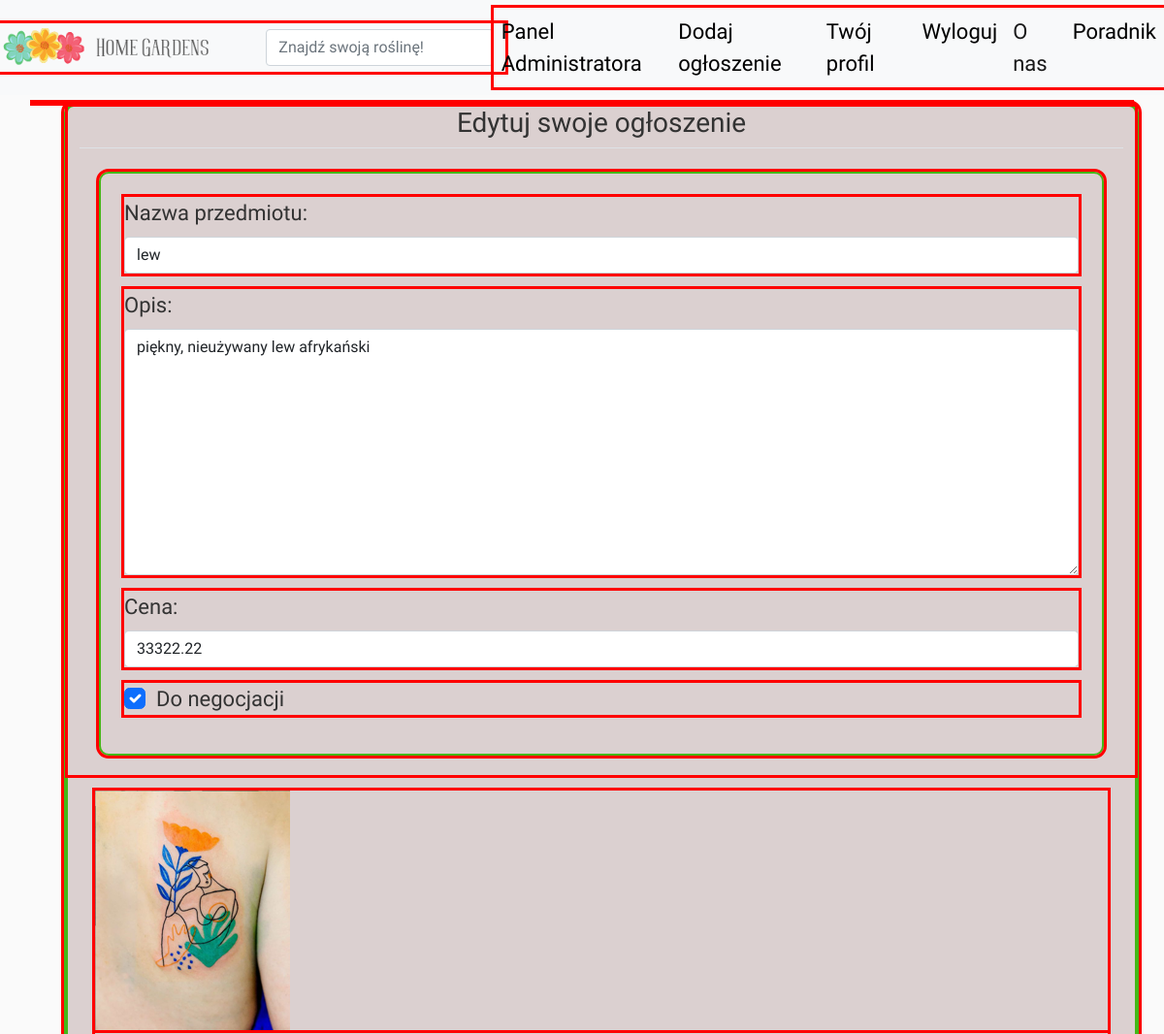
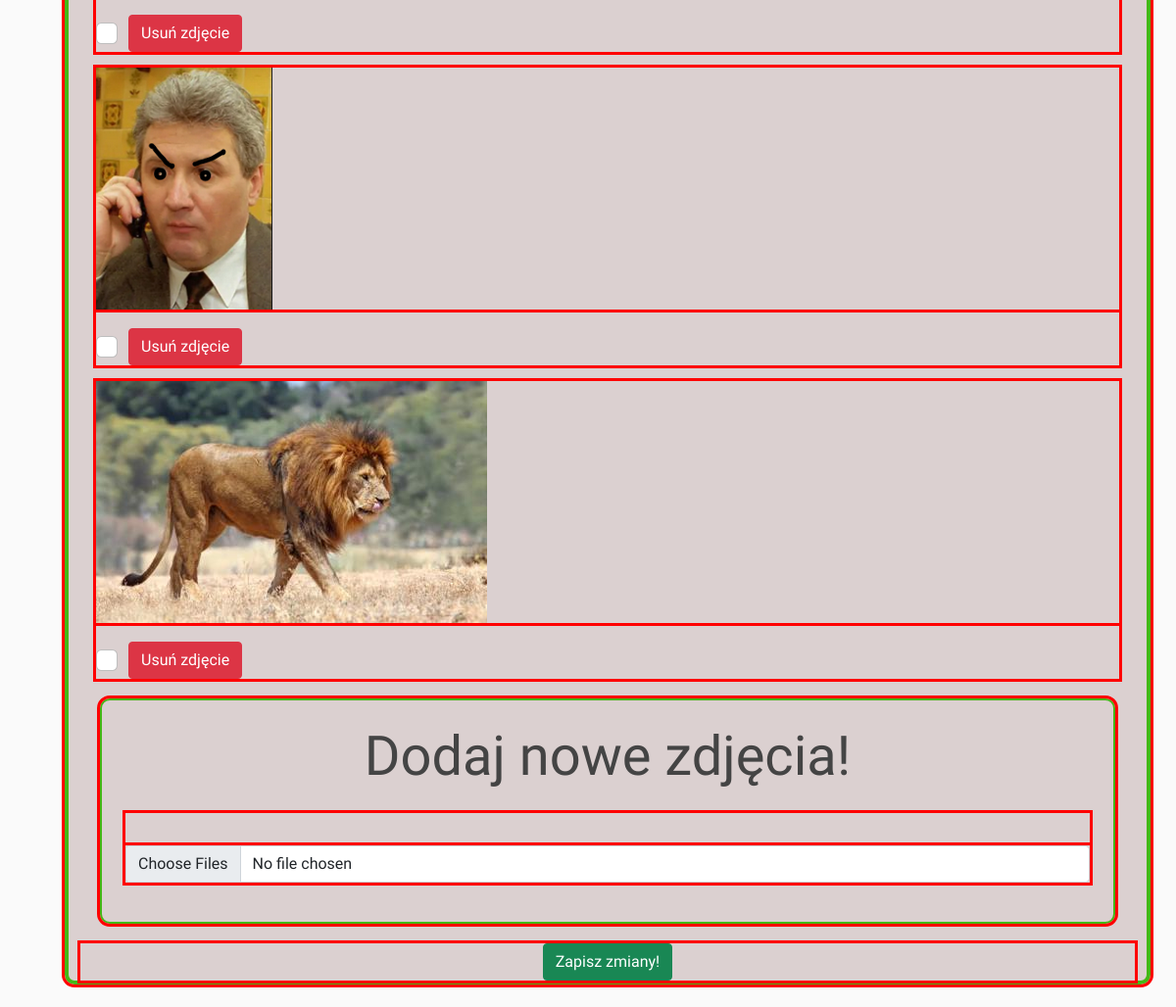
The page /offer/update/2/ (signed in) on the database its author committed (2 pictures, top to bottom).
### home/models.py (models this page shows, shortened)
class Offer(models.Model):
    title = models.CharField(
        max_length=100, verbose_name="Nazwa przedmiotu:", null=True, blank=True)
    description = models.TextField(
        max_length=500, verbose_name="Opis:", null=True, blank=True)
    price = models.FloatField(verbose_name="Cena:", null=True, blank=True)
    seller = models.ForeignKey(User, on_delete=models.CASCADE, null=True, blank=True, verbose_name='Sprzedawca: ')
    date_posted = models.DateTimeField(default=timezone.now)
    negotiable = models.BooleanField(verbose_name='Do negocjacji', default=True)
    category = models.ForeignKey(Category, on_delete=models.DO_NOTHING, default=None, verbose_name='Kategoria', null=True, blank=True)

class OfferImage(models.Model):
    image = models.ImageField(verbose_name="  ",
        null=True, blank=True,
        upload_to='products_pics/', default='products_pics/default.png')
    offer = models.ForeignKey(
        Offer, on_delete=models.CASCADE, blank=True, null=True)

### home/views.py (the view, shortened to what this page needs)
# urls.py: path('offer/update/<int:pk>/', OfferUpdateView.as_view(), name = 'offerupdate'),
class OfferUpdateView(LoginRequiredMixin, UserPassesTestMixin, UpdateView):
    fields = ['title', 'description', 'negotiable', 'price']
    model = Offer
    template_name = 'home/offer_update_view.html'
    def get(self, request, pk, *args, **kwargs):
        offer = Offer.objects.get(id=pk)
        offer_form = CreateOfferForm(instance=offer)
        current_images_forms = []
        current_offer_imgs = []
        curr_offer_imgs_urls = []
        for offerimage in offer.offerimage_set.all():
            image_form = UpdateOfferImageForm(request.POST, request.FILES, instance=offerimage)
            current_images_forms.append(image_form)
            current_offer_imgs.append(offerimage)
            curr_offer_imgs_urls.append(offerimage.image.url)
        new_image_form = CreateOfferImageForm()
        template = 'home/offer_update_view.html'
        context = {}
        context['offer_form'] = offer_form
        context['curr_offer_imgs_urls'] = curr_offer_imgs_urls
        context['current_offer_imgs'] = current_offer_imgs
        context['current_images_forms'] = current_images_forms
        context['new_image_form'] = new_image_form
        return render(request, template, context)
    def test_func(self):
        offer = self.get_object()
        if self.request.user == offer.seller:
            return True
        return False

### home/forms.py
class CreateOfferForm(forms.ModelForm):
    class Meta:
        model = Offer
        fields = ['title', 'description', 'price',
                  'negotiable']

class CreateOfferImageForm(forms.ModelForm):
    class Meta:
        model = OfferImage
        fields = ['image', ]
        widgets = {'image': forms.ClearableFileInput(
                            attrs={'multiple': True})}

### home/templates/home/offer_update_view.html (shortened to what this page needs)
{% extends "home/base.html" %}
{% load crispy_forms_tags %}
{% block content %}
<div class="content-section container">
    <form method="POST" enctype="multipart/form-data">
            <div class='row'>
                <div class='col'>
                    <legend class="border-bottom pb-2 mb-4 text-center h3">
                    Edytuj swoje ogłoszenie
                    </legend>
                    <div class='content-section3 p-4 mw-100' style='text-align:unset'>
                    {{ offer_form | crispy }}
                    </div>
                </div>
            </div>
                {% for offer_img in current_offer_imgs %}
                <div class='m-3'>
                        <img src="{{ offer_img.image.url }}" alt= 'fotka produktu' width=device-width>
                        <div class="form-check">
                            <input class="form-check-input mt-4" name='delete'
                            value='{{ offer_img.id }}' type="checkbox" value="" id="flexCheckDefault{{ offer_img.id }}">
                            <label class="form-check-label btn btn-danger mt-3" for="flexCheckDefault{{ offer_img.id }}">
                                Usuń zdjęcie
                            </label>
                        </div>
                </div>
                {% endfor %}
        <div class='content-section3 p-4'>
            <h4 class="text-center display-4">Dodaj nowe zdjęcia!</h4>
            <div class='mt-4'>{{ new_image_form | crispy }}</div>
        </div>
        <div class="mx-auto my-auto text-center">
            <button class="btn btn-success" type="submit">Zapisz zmiany!</button>
        </div>
    </form>
</div>
{% endblock content %}</div>

### home/static/home/main1.css (style rules this page uses)
body { background: #fafafa; color: #333333; margin-top: 5rem; padding: 10px; font-family: 'Aleo'; font-size: 22px; }
h1, h2, h3, h4, h5, h6 { color: #444444; }
.content-section { background: #dbd0d0; border: 4px solid #44b817; border-radius: 10px; margin-bottom: 20px; margin-right: 20px; margin-left: 20px; }
.content-section3 { background: #dbd0d0; border: 2px solid #44b817; border-radius: 10px; text-align: center; margin-top: 20px; margin-bottom: 20px; margin-right: 20px; margin-left: 20px; }
div { outline: 3px solid red; }

### rows shown on the page
Offer: title "lew", description "piękny, nieużywany lew afrykański", price "33322.22", negotiable "☑"
OfferImage: image (picture)
OfferImage: image (picture)
OfferImage: image (picture)
